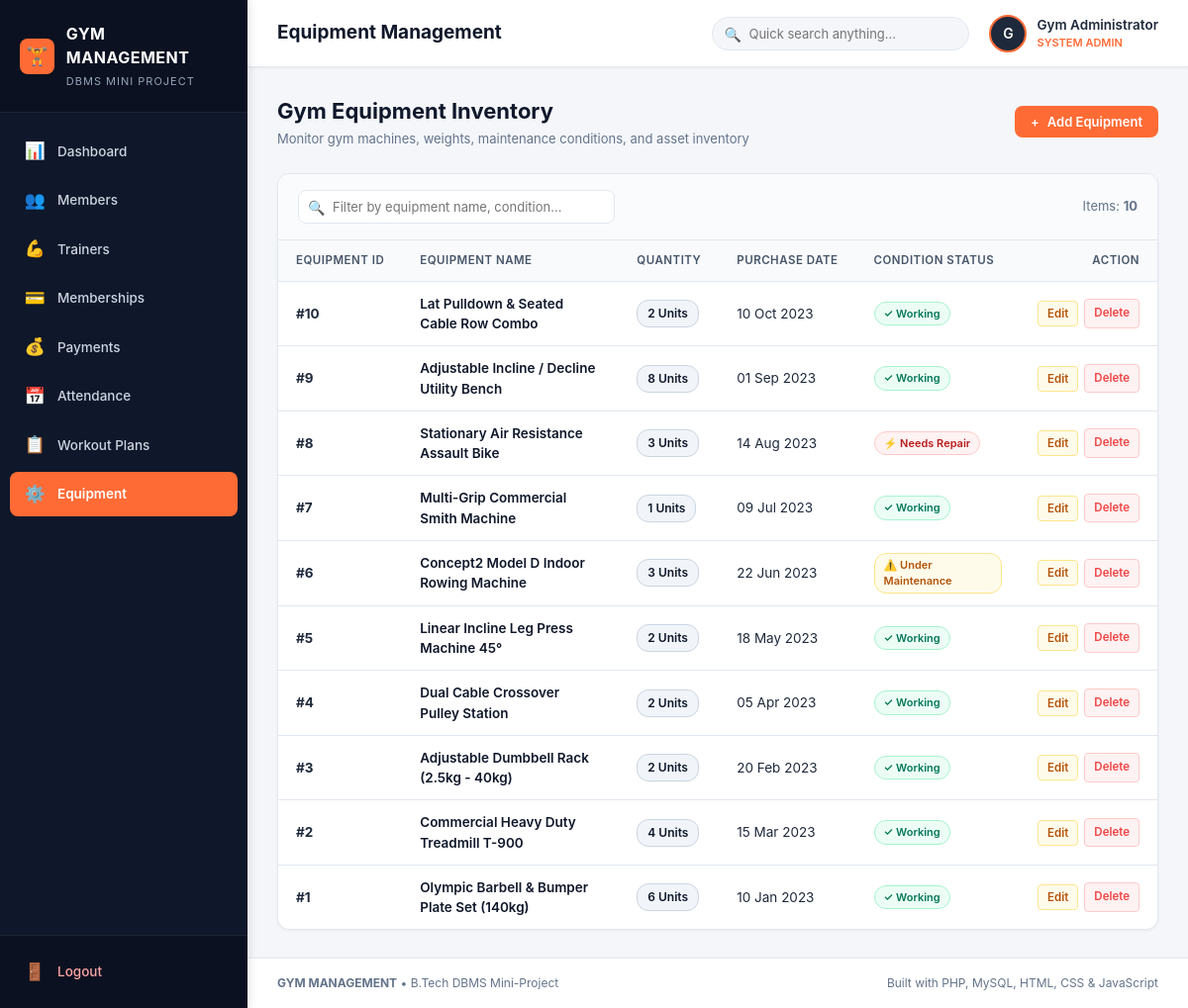
Screenshot of /equipment.php (signed in) with the database file from the repository.
### tables this page shows
CREATE TABLE IF NOT EXISTS `Equipment` (
    `equipment_id` INT AUTO_INCREMENT PRIMARY KEY,
    `equipment_name` VARCHAR(100) NOT NULL,
    `quantity` INT NOT NULL,
    `purchase_date` DATE NOT NULL,
    `condition_status` ENUM('Working', 'Under Maintenance', 'Needs Repair') NOT NULL,
    `created_at` TIMESTAMP DEFAULT CURRENT_TIMESTAMP
);

### db.php (called while the page is built, shortened)
<?php
function format_date($date_str) {
    return date("d M Y", strtotime($date_str));
}
?>

### equipment.php (the view, shortened to what this page needs)
<?php
require_once __DIR__ . '/header.php';
$equipment_list = $conn->query("SELECT * FROM `Equipment` ORDER BY `equipment_id` DESC");
?>
<div class="page-header-row">
    <div class="page-title-group">
        <h2>Gym Equipment Inventory</h2>
        <p>Monitor gym machines, weights, maintenance conditions, and asset inventory</p>
    </div>
    <div class="page-actions">
        <button type="button" class="btn btn-primary" onclick="openModal('addEquipmentModal')">
            <span>+</span> Add Equipment
        </button>
    </div>
</div>
<div class="content-card">
    <div class="table-filter-bar">
        <div class="table-search">
            <span>🔍</span>
            <input type="text" placeholder="Filter by equipment name, condition...">
        </div>
        <div style="font-size: 13px; color: var(--text-secondary);">
            Items: <strong><?php echo ($equipment_list) ? $equipment_list->num_rows : 0; ?></strong>
        </div>
    </div>
    <div class="table-responsive">
        <table class="data-table">
            <thead>
                <tr>
                    <th>Equipment ID</th>
                    <th>Equipment Name</th>
                    <th>Quantity</th>
                    <th>Purchase Date</th>
                    <th>Condition Status</th>
                    <th style="text-align: right;">Action</th>
                </tr>
            </thead>
            <tbody>
                <?php if ($equipment_list && $equipment_list->num_rows > 0): ?>
                    <?php while ($row = $equipment_list->fetch_assoc()): ?>
                        <tr>
                            <td><strong>#<?php echo $row['equipment_id']; ?></strong></td>
                            <td style="font-weight: 600; color: var(--primary-navy);">
                                <?php echo htmlspecialchars($row['equipment_name']); ?>
                            </td>
                            <td>
                                <span class="badge badge-navy" style="font-size: 12px; padding: 4px 10px;">
                                    <?php echo $row['quantity']; ?> units
                                </span>
                            </td>
                            <td><?php echo format_date($row['purchase_date']); ?></td>
                            <td>
                                <?php
                                $status = $row['condition_status'];
                                if ($status === 'Working') {
                                    echo '<span class="badge badge-success">✓ Working</span>';
                                } elseif ($status === 'Under Maintenance') {
                                    echo '<span class="badge badge-warning">⚠️ Under Maintenance</span>';
                                } else {
                                    echo '<span class="badge badge-danger">⚡ Needs Repair</span>';
                                }
                                ?>
                            </td>
                            <td style="text-align: right;">
                                <div class="action-buttons" style="justify-content: flex-end;">
                                    <button type="button" class="btn-action btn-edit" title="Edit Item" onclick="populateEditModal(<?php echo htmlspecialchars(json_encode($row)); ?>)">
                                        Edit
                                    </button>
                                    <a href="javascript:void(0);" class="btn-action btn-delete" title="Delete Item" onclick="confirmDelete('equipment.php?delete=<?php echo $row['equipment_id']; ?>', '<?php echo addslashes($row['equipment_name']); ?>')">
                                        Delete
                                    </a>
                                </div>
                            </td>
                        </tr>
                    <?php endwhile; ?>
                <?php endif; ?>
            </tbody>
        </table>
    </div>
</div>
<?php require_once __DIR__ . '/footer.php'; ?>

### css/style.css (style rules this page uses)
:root { --primary-navy: #0f172a; --navy-light: #1e293b; --navy-hover: #334155; --accent-orange: #ff6b35; --accent-orange-hover: #e85924; --accent-orange-light: #fff0eb; --bg-light: #f4f6f9; --card-bg: #ffffff; --text-primary: #1e293b; --text-secondary: #64748b; --text-muted: #94a3b8; --border-color: #e2e8f0; --sidebar-width: 250px; --header-height: 68px; --color-success: #10b981; --color-success-bg: #ecfdf5; --color-danger: #ef4444; --color-danger-bg: #fef2f2; --color-warning: #f59e0b; --color-warning-bg: #fffbeb; --color-info: #0284c7; --color-info-bg: #f0f9ff; --radius-sm: 4px; --radius-md: 8px; --radius-lg: 12px; --shadow-sm: 0 1px 3px rgba(0, 0, 0, 0.05); --shadow-md: 0 4px 6px -1px rgba(0, 0, 0, 0.06), 0 2px 4px -1px rgba(0, 0, 0, 0.04); }
* { margin: 0; padding: 0; box-sizing: border-box; font-family: -apple-system, BlinkMacSystemFont, "Segoe UI", Roboto, "Helvetica Neue", Arial, sans-serif; }
body { background-color: var(--bg-light); color: var(--text-primary); min-height: 100vh; font-size: 14px; line-height: 1.5; }
.page-header-row { display: flex; align-items: center; justify-content: space-between; margin-bottom: 24px; flex-wrap: wrap; gap: 15px; }
.page-title-group h2 { font-size: 22px; font-weight: 700; color: var(--primary-navy); }
.page-title-group p { font-size: 13px; color: var(--text-secondary); margin-top: 2px; }
.page-actions { display: flex; align-items: center; gap: 12px; }
.btn { display: inline-flex; align-items: center; justify-content: center; gap: 8px; padding: 8px 16px; font-size: 13px; font-weight: 600; border-radius: var(--radius-md); cursor: pointer; border: none; text-decoration: none; transition: all 0.2s ease; }
.btn-primary { background-color: var(--accent-orange); color: #ffffff; }
.action-buttons { display: flex; align-items: center; gap: 6px; }
.btn-action { display: inline-flex; align-items: center; justify-content: center; padding: 5px 9px; font-size: 11.5px; font-weight: 600; border-radius: var(--radius-sm); text-decoration: none; border: none; cursor: pointer; transition: all 0.15s ease; }
.btn-edit { background-color: var(--color-warning-bg); color: #b45309; border: 1px solid #fde68a; }
.btn-delete { background-color: var(--color-danger-bg); color: var(--color-danger); border: 1px solid #fecaca; }
.content-card { background-color: var(--card-bg); border-radius: var(--radius-lg); box-shadow: var(--shadow-sm); border: 1px solid var(--border-color); overflow: hidden; }
.table-responsive { width: 100%; overflow-x: auto; }
.data-table { width: 100%; border-collapse: collapse; text-align: left; font-size: 13.5px; }
.data-table thead th { background-color: #f8fafc; color: #475569; font-weight: 600; text-transform: uppercase; font-size: 11.5px; letter-spacing: 0.5px; padding: 12px 18px; border-bottom: 1px solid var(--border-color); white-space: nowrap; }
.data-table tbody td { padding: 12px 18px; border-bottom: 1px solid var(--border-color); color: var(--text-primary); vertical-align: middle; }
.data-table tbody tr:last-child td { border-bottom: none; }
.table-filter-bar { padding: 16px 20px; background-color: #fafbfc; border-bottom: 1px solid var(--border-color); display: flex; align-items: center; justify-content: space-between; gap: 15px; flex-wrap: wrap; }
.table-search { position: relative; max-width: 320px; width: 100%; }
.table-search input { width: 100%; padding: 8px 12px 8px 34px; border: 1px solid var(--border-color); border-radius: var(--radius-md); font-size: 13px; outline: none; background-color: #ffffff; }
.table-search span { position: absolute; left: 10px; top: 50%; transform: translateY(-50%); color: var(--text-muted); }
.badge { display: inline-block; padding: 3px 9px; font-size: 11px; font-weight: 600; border-radius: 12px; text-transform: capitalize; }
.badge-success { background-color: var(--color-success-bg); color: #047857; border: 1px solid #a7f3d0; }
.badge-danger { background-color: var(--color-danger-bg); color: #b91c1c; border: 1px solid #fecaca; }
.badge-warning { background-color: var(--color-warning-bg); color: #b45309; border: 1px solid #fde68a; }
.badge-navy { background-color: #f1f5f9; color: var(--primary-navy); border: 1px solid #cbd5e1; }

### rows the page displays
equipment: equipment_id "10", equipment_name "Lat Pulldown & Seated Cable Row Combo", quantity "2", purchase_date "10 Oct 2023", condition_status "✓ Working"
equipment: equipment_id "9", equipment_name "Adjustable Incline / Decline Utility Bench", quantity "8", purchase_date "01 Sep 2023", condition_status "✓ Working"
equipment: equipment_id "8", equipment_name "Stationary Air Resistance Assault Bike", quantity "3", purchase_date "14 Aug 2023", condition_status "⚡ Needs Repair"
equipment: equipment_id "7", equipment_name "Multi-Grip Commercial Smith Machine", quantity "1", purchase_date "09 Jul 2023", condition_status "✓ Working"
equipment: equipment_id "6", equipment_name "Concept2 Model D Indoor Rowing Machine", quantity "3", purchase_date "22 Jun 2023", shows "⚠️ Under Maintenance"
equipment: equipment_id "5", equipment_name "Linear Incline Leg Press Machine 45°", quantity "2", purchase_date "18 May 2023", condition_status "✓ Working"
equipment: equipment_id "4", equipment_name "Dual Cable Crossover Pulley Station", quantity "2", purchase_date "05 Apr 2023", condition_status "✓ Working"
equipment: equipment_id "3", equipment_name "Adjustable Dumbbell Rack (2.5kg - 40kg)", quantity "2", purchase_date "20 Feb 2023", condition_status "✓ Working"
equipment: equipment_id "2", equipment_name "Commercial Heavy Duty Treadmill T-900", quantity "4", purchase_date "15 Mar 2023", condition_status "✓ Working"
equipment: equipment_id "1", equipment_name "Olympic Barbell & Bumper Plate Set (140kg)", quantity "6", purchase_date "10 Jan 2023", condition_status "✓ Working"

### other values shown
$page_title "Equipment Management"
substr($admin_name, 0, 1) "G"
$admin_name "Gym Administrator"
$equipment_list->num_rows "10"
